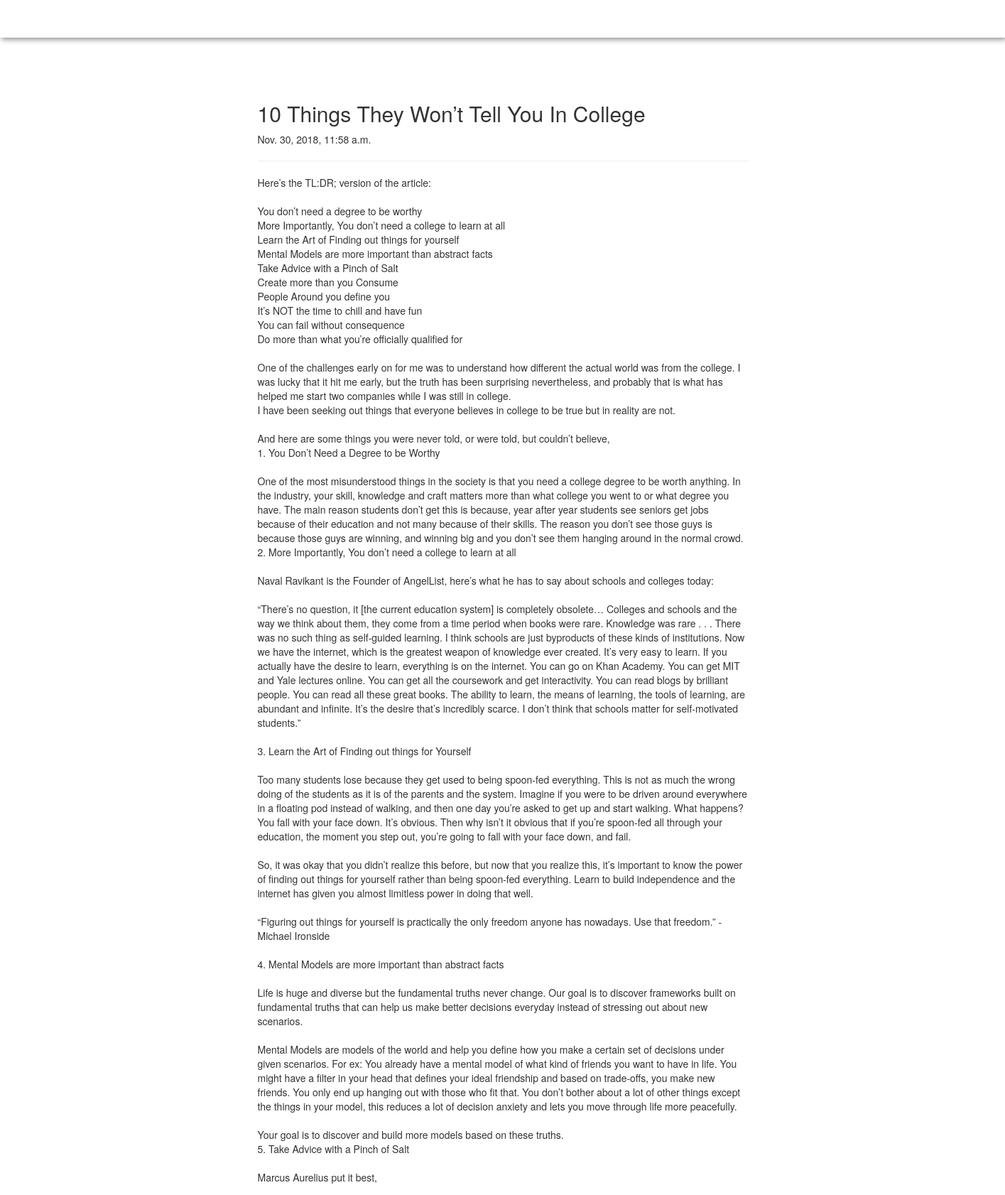
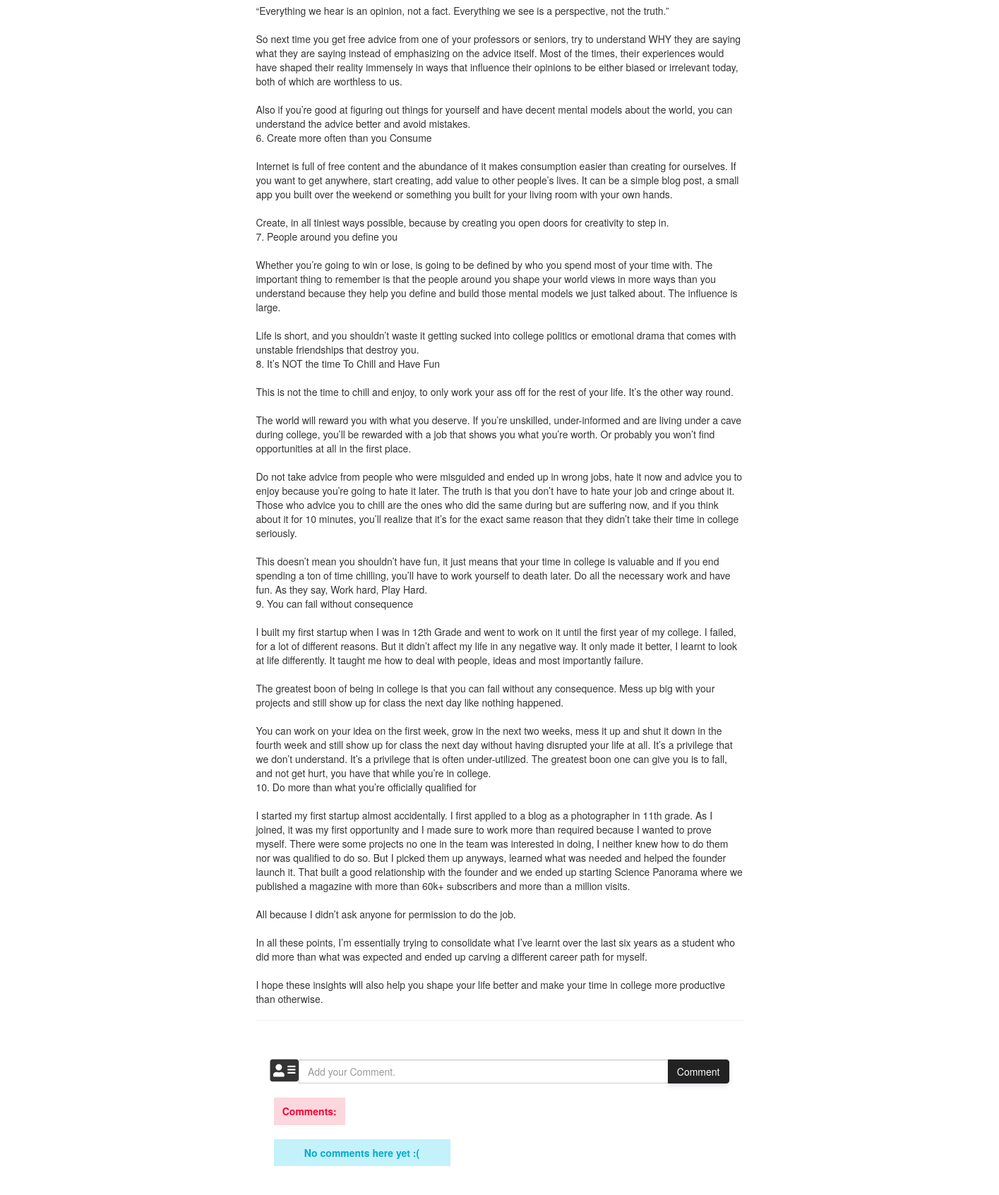
Page /post/5 (signed in) on the committed database (2 pictures, top to bottom).
### forum/models.py (models this page shows, shortened)
class BlogPost(models.Model):
	title = models.CharField(max_length=200)
	body = models.TextField()
	date_published = models.DateTimeField(auto_now_add=True)

### forum/views.py (the view)
# urls.py: path('post/<int:post_id>', post_page),
def post_page(request, post_id):
	if not request.user.is_authenticated:
		return redirect("/login/")
	mypost = BlogPost.objects.get(pk=post_id)
	context = {"post":mypost}
	return render(request, "forum/post.html", context)

### templates/forum/post.html (shortened to what this page needs)
{% extends 'forum/base.html' %}
{% load static %}
{% block body %}
	<div class="container">
		<div class="row">
			<div class="col-md-2">
			</div>
			<div class="col-md-8">
				<div style="background-color: #fff; margin-top: 50px; padding: 20px;">
					<h2> {{ post.title }}</h2>
					<p> {{ post.date_published }}</p>
					<hr>
					<p>{{ post.body | linebreaksbr }}</p>
					<hr>
				</div>
				<form action="/blogcomment/{{post.id}}/" method="POST" style="padding: 0 40px;">
					<div class="input-group">
						<span class="input-group-btn">
							<i class="fas fa-address-card" style="font-size: 36px; margin-top: 12px;"></i>
						</span>
						<input class="form-control" name="comment" placeholder="Add your Comment." style="margin-top: 15px;"/>
						<span class="input-group-btn">
							<button type="submit" class="btn btn-info" style="margin-top: 14px; color: #fff;	border-color: #222;	background-color: #222; box-shadow: 0 4px 6px rgba(50,50,93,.11),0 1px 3px rgba(0,0,0,.08),0 0 0 0 rgba(255,255,255,.5); font-size: 14px;">Comment</button>
						</span>
					</div>
				</form>
				<div class="container" style="margin: 20px 30px;">
					<span class="badge badge-pill badge-danger" style="margin-bottom: 20px; padding: .875em; color: #f80031; background-color: rgba(251,175,190,.5); text-align: center; border-radius: 0; font-size:14px;">Comments:</span><br>
					{% for com in mypost.get_comments %}
						<span class="badge badge-pill badge-primary" style="padding: .875em; color: #2643e9;	background-color: rgba(203,210,246,.5); text-align: center; border-radius: 0; font-size:14px; margin-bottom: 20px; margin-right: 500px; width: 250px;">{{ com.comment|linebreaks|truncatechars:35 }}
							<p style="font-size:10px; color:grey;">Replied by {{ com.author }} | {{ com.datetime }}</p></span>
							{% empty %}
							<span class="badge badge-pill badge-info" style="padding: .875em;color: #03acca; background-color: rgba(136,230,247,.5); text-align: center; border-radius: 0; font-size:14px; margin-bottom: 20px; margin-right: 500px; width: 250px;">
							No comments here yet :(</span>
						{% endfor %}
					</div>
				</div>
			</div>
		</div>
{% endblock %}

### static/css/base.css (style rules this page uses)
body { background-repeat: no-repeat; background-size: 100%; background-attachment: fixed; }

### rows in the picture
BlogPost: title "10 Things They Won’t Tell You In College", date_published "Nov. 30, 2018, 11:58 a.m.", body "Here’s the TL:DR; version of the article: You don’t need a degree to be worthy More Importantly, You don’t need a college to learn at all Learn the Art of Finding out things for yourself Mental Models are more important than abstract facts Take Advice with a Pinch of Salt Create more than you Consume People Around you define you It’s NOT the time to chill and have fun You can fail without consequence Do more than what you’re officially qualified for One of the challenges early on for me was to understand how different the actual world was from the college. I was lucky that it hit me early, but the truth has been surprising nevertheless, and probably that is what has helped me start two…"
